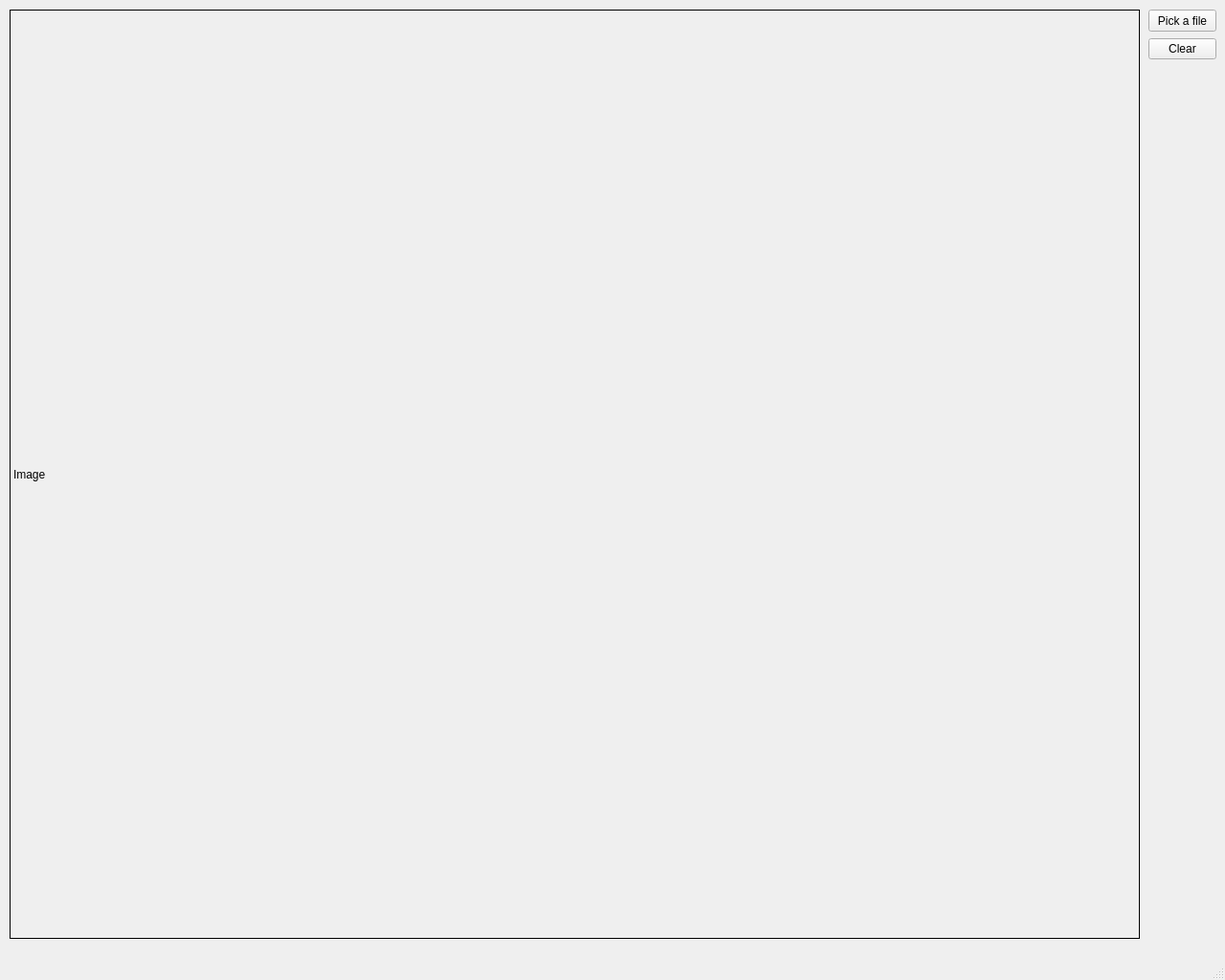
<?xml version="1.0" encoding="UTF-8"?>
<ui version="4.0">
 <class>MainWindow</class>
 <widget class="QMainWindow" name="MainWindow">
  <property name="geometry">
   <rect>
    <x>0</x>
    <y>0</y>
    <width>1280</width>
    <height>1024</height>
   </rect>
  </property>
  <property name="windowTitle">
   <string>MainWindow</string>
  </property>
  <widget class="QWidget" name="centralWidget">
   <widget class="ClickableLabel" name="image">
    <property name="geometry">
     <rect>
      <x>10</x>
      <y>10</y>
      <width>1181</width>
      <height>971</height>
     </rect>
    </property>
    <property name="frameShape">
     <enum>QFrame::Box</enum>
    </property>
    <property name="text">
     <string>Image</string>
    </property>
   </widget>
   <widget class="QPushButton" name="pickFileButton">
    <property name="geometry">
     <rect>
      <x>1200</x>
      <y>10</y>
      <width>71</width>
      <height>23</height>
     </rect>
    </property>
    <property name="text">
     <string>Pick a file</string>
    </property>
   </widget>
   <widget class="QPushButton" name="Clear">
    <property name="geometry">
     <rect>
      <x>1200</x>
      <y>40</y>
      <width>71</width>
      <height>22</height>
     </rect>
    </property>
    <property name="text">
     <string>Clear</string>
    </property>
   </widget>
  </widget>
  <widget class="QMenuBar" name="menubar">
   <property name="geometry">
    <rect>
     <x>0</x>
     <y>0</y>
     <width>1280</width>
     <height>21</height>
    </rect>
   </property>
  </widget>
  <widget class="QStatusBar" name="statusbar"/>
 </widget>
 <customwidgets>
  <customwidget>
   <class>ClickableLabel</class>
   <extends>QLabel</extends>
   <header>clickablelabel.h</header>
  </customwidget>
 </customwidgets>
 <resources/>
 <connections/>
</ui>
